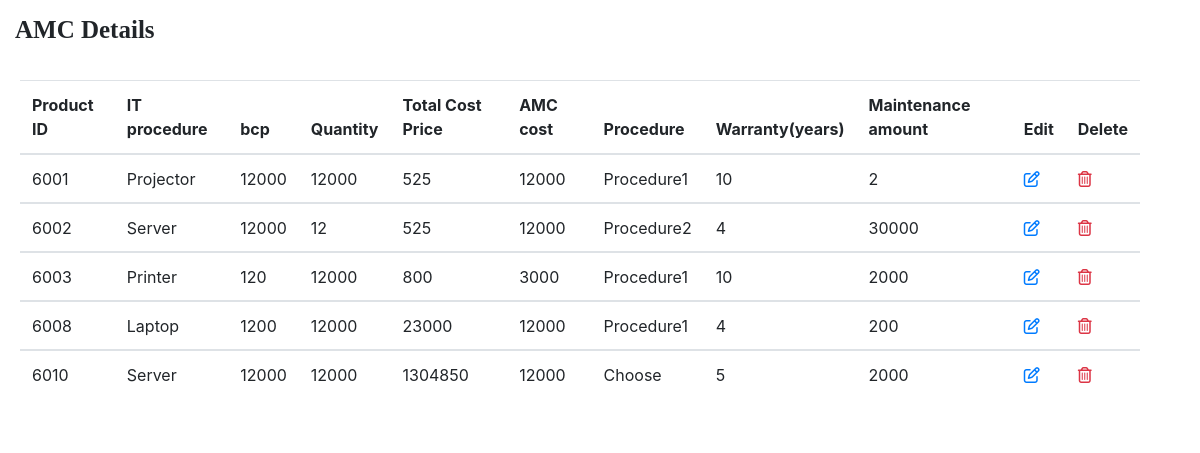
Page /amc_display.php on the committed database.
### tables this page shows
CREATE TABLE `amc_t` (
  `product_id` int(20) NOT NULL,
  `ITpro` text NOT NULL,
  `bcp` double NOT NULL,
  `quantity` int(100) NOT NULL,
  `t_cost` double NOT NULL,
  `amc_cost` double NOT NULL,
  `proce` text NOT NULL,
  `expiry` int(50) NOT NULL,
  `maintain_amt` double NOT NULL
);

### amc_display.php (the view, shortened to what this page needs)
<?php
require_once "db.php";
$query = "SELECT * FROM amc_t";
$result = mysqli_query($conn, $query);
?>
<!DOCTYPE html>
<html lang="en">
<head>
  <link rel="stylesheet" href="https://cdn.jsdelivr.net/npm/bootstrap@4.6.1/dist/css/bootstrap.min.css">
</head>
<body>
<h2>AMC Details</h2>
<div class="container">
  <table class="table table-hover">
    <thead>
   <tr>
    <th>Product ID</th>
    <th>IT procedure</th>
    <th>bcp</th>
    <th>Quantity</th>
    <th>Total Cost Price</th>
    <th>AMC cost</th>
    <th>Procedure</th>
    <th>Warranty(years)</th>
    <th>Maintenance amount </th>
    <th>Edit</th>
    <th>Delete</th>
  </tr>
   </thead>
<?php
if (mysqli_num_rows($result) > 0) {
  $sn=1;
  while($data = mysqli_fetch_assoc($result)) {
 ?>
  <tbody>
 <tr>
   <td><?php echo $data['product_id']; ?> </td>
   <td><?php echo $data['ITpro']; ?> </td>
   <td><?php echo $data['bcp']; ?> </td>
   <td><?php echo $data['quantity']; ?> </td>
   <td><?php echo $data['t_cost']; ?> </td>
   <td><?php echo $data['amc_cost']; ?> </td>
   <td><?php echo $data['proce']; ?> </td>
   <td><?php echo $data['expiry']; ?> </td>
   <td><?php echo $data['maintain_amt']; ?> </td>
   <td><a href="amc_update.php?product_id=<?php echo $data["product_id"]; ?>"><i class='far fa-edit'></i></td>
   <td><a class="text-danger delete" href="amc_delete.php?product_id=<?php echo $data["product_id"]; ?>"><i class='far fa-trash-alt'></i></td>
 </tbody>
 </div>
 <?php
  $sn++;}} else { ?>
    <tr>
     <td colspan="8">No data found</td>
    </tr>
 <?php } ?>
 </body>
 </html>

### amc_display.php (style rules this page uses)
* { box-sizing: border-box; }
.container { margin-top: 25px; border-radius: 10px; background-color: white; padding: 10px 10px; margin-left:10px; }
h2 { margin-top:15px; margin-left:15px; font-family: Georgia, serif; font-size:25px; font-weight:bolder; }

### rows in the picture
amc_t: product_id "6001", ITpro "Projector", bcp "12000", quantity "12000", t_cost "525", amc_cost "12000", proce "Procedure1", expiry "10", maintain_amt "2"
amc_t: product_id "6002", ITpro "Server", bcp "12000", quantity "12", t_cost "525", amc_cost "12000", proce "Procedure2", expiry "4", maintain_amt "30000"
amc_t: product_id "6003", ITpro "Printer", bcp "120", quantity "12000", t_cost "800", amc_cost "3000", proce "Procedure1", expiry "10", maintain_amt "2000"
amc_t: product_id "6008", ITpro "Laptop", bcp "1200", quantity "12000", t_cost "23000", amc_cost "12000", proce "Procedure1", expiry "4", maintain_amt "200"
amc_t: product_id "6010", ITpro "Server", bcp "12000", quantity "12000", t_cost "1304850", amc_cost "12000", proce "Choose", expiry "5", maintain_amt "2000"
